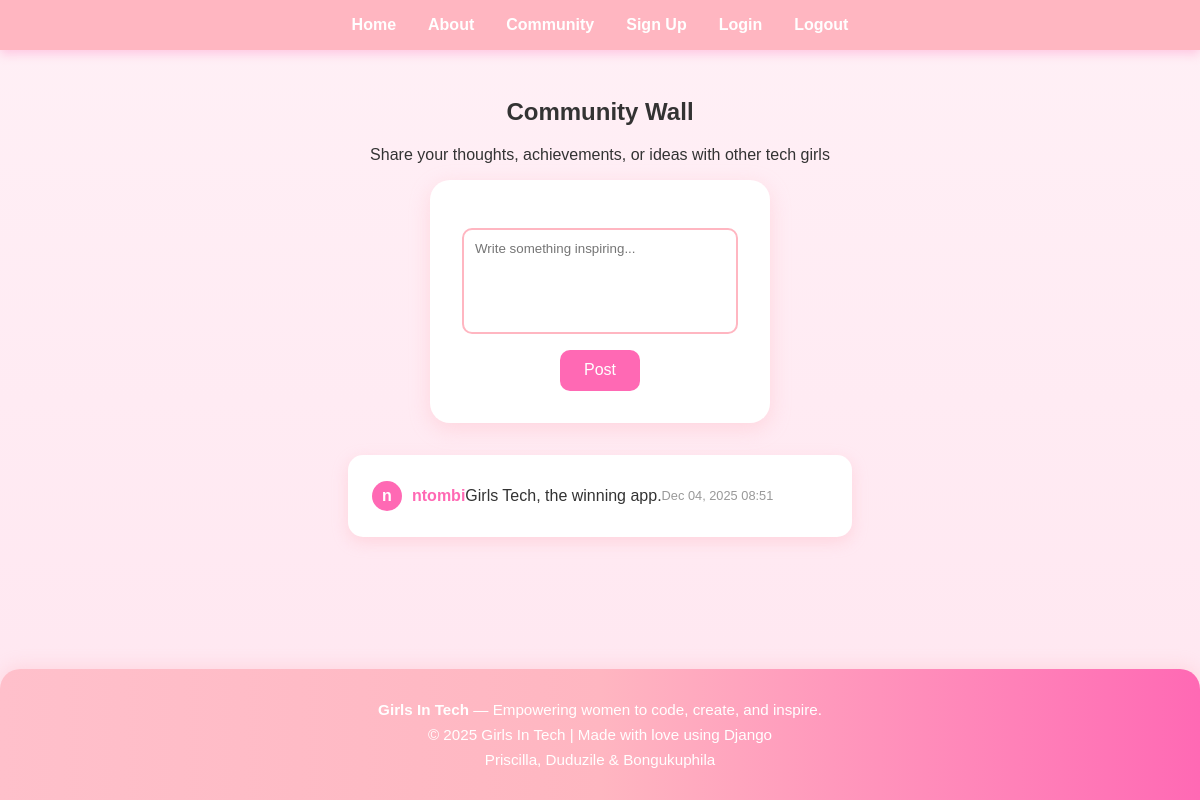
/community/, run on the app's committed database.
### main/models.py (models this page shows, shortened)
class Post(models.Model):
    user = models.ForeignKey(User, on_delete=models.CASCADE)
    text = models.TextField()
    created_at = models.DateTimeField(auto_now_add=True)

### main/views.py (the view, shortened to what this page needs)
# urls.py: path('community/', views.community, name='community'),
def community(request):
    posts = Post.objects.all().order_by('-created_at')
    return render(request, 'main/community.html', {'posts': posts})

### main/templates/main/community.html (shortened to what this page needs)
{% extends 'main/base.html' %}
{% load static %}
{% block content %}
<section class="community">
  <h2>Community Wall</h2>
  <p>Share your thoughts, achievements, or ideas with other tech girls </p>
  <form method="POST">
    <textarea name="message" placeholder="Write something inspiring..." required></textarea>
    <button type="submit">Post</button>
  </form>
  <div class="posts">
    {% for post in posts %}
      <div class="post">
        <div class="avatar">{{ post.user.username|slice:":1" }}</div>
        <strong>{{ post.user.username }}</strong>
        <p>{{ post.text }}</p>
        <span class="time">{{ post.created_at|date:"M d, Y H:i" }}</span>
      </div>
    {% empty %}
      <p class="no-posts">No posts yet. Be the first to share!</p>
    {% endfor %}
  </div>
</section>
{% endblock %}

### main/static/main/style.css (style rules this page uses)
html, body { height: 100%; margin: 0; padding: 0; font-family: 'Poppins', sans-serif; background: linear-gradient(180deg, #fff0f6, #ffe6f0); color: #333; }
form { display: inline-block; background: #fff; padding: 2rem; border-radius: 20px; box-shadow: 0 6px 20px rgba(255, 182, 193, 0.4); }
input, textarea { display: block; width: 250px; margin: 1rem auto; padding: 0.7rem; border: 2px solid #ffb6c1; border-radius: 10px; font-family: inherit; }
textarea { height: 80px; resize: none; }
button { background: #ff69b4; color: white; border: none; padding: 0.7rem 1.5rem; border-radius: 10px; font-size: 1rem; cursor: pointer; }
.posts { margin: 2rem auto; width: 60%; }
.post { background: #fff; border-radius: 15px; padding: 1rem 1.5rem; margin-bottom: 1rem; box-shadow: 0 5px 15px rgba(255, 182, 193, 0.4); display: flex; align-items: center; }
.post strong { color: #ff69b4; }
.time { display: block; text-align: right; font-size: 0.8rem; color: #999; }
.community { text-align: center; margin: 3rem auto; width: 70%; }
.avatar { background: #ff69b4; color: white; font-weight: bold; border-radius: 50%; width: 30px; height: 30px; display: inline-flex; align-items: center; justify-content: center; margin-right: 10px; font-size: 1rem; }

### data on the page
Post: user.username "n", user.username "ntombi", text "Girls Tech, the winning app.", created_at "Dec 04, 2025 08:51"
